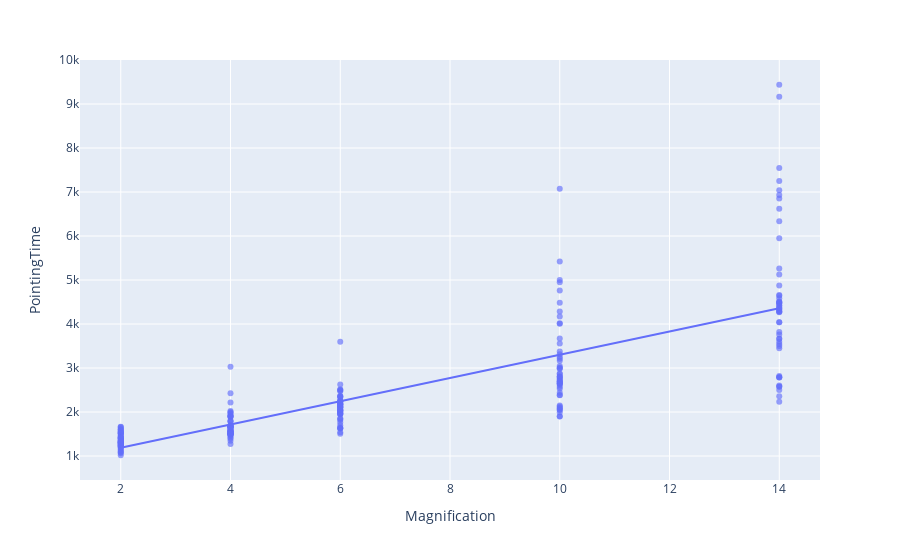

The cell this chart's notebook holds for it:
### Markdown cell above
After having aggregated our observations per ID x participant, we found a correlation between ID and PointingTime (r<sup>2</sup>(250) = 0.38, p < 0.001), with Magnification being a predictor of PointingTime with the following regression model: PointingTime = 657 + 264 x ID.

We use function <code>scatter</code> from <code>plotly</code> to display the relation between Magnification and PointingTime in the form of a scatterplot with the regression line on top.

### Code cell
fig = px.scatter(
    data_agg, x='Magnification', y='PointingTime', opacity=0.65,
    trendline='ols'
)
fig.show()

fig.write_image('images/linear_regression_PointingTime_Magnification.pdf')

### Figure 1 — Plotly figure (JSON) as saved in the notebook; plotly's stock layout.template omitted (floating-point values rounded to 4 significant figures; data arrays with more than 128 entries replaced by an {"elided": "..."} marker saying what was removed)
{"data": [{"hovertemplate": "Magnification=%{x}<br>PointingTime=%{y}<extra></extra>", "legendgroup": "", "marker": {"color": "#636efa", "opacity": 0.65, "symbol": "circle"}, "mode": "markers", "name": "", "orientation": "v", "showlegend": false, "type": "scatter", "x": {"elided": "250 int values"}, "xaxis": "x", "y": {"elided": "250 float values"}, "yaxis": "y"}, {"hovertemplate": "<b>OLS trendline</b><br>PointingTime = 264.39 * Magnification + 657.534<br>R<sup>2</sup>=0.613056<br><br>Magnification=%{x}<br>PointingTime=%{y} <b>(trend)</b><extra></extra>", "legendgroup": "", "marker": {"color": "#636efa", "symbol": "circle"}, "mode": "lines", "name": "", "showlegend": false, "type": "scatter", "x": {"elided": "250 int values"}, "xaxis": "x", "y": {"elided": "250 float values"}, "yaxis": "y"}], "layout": {"legend": {"tracegroupgap": 0}, "margin": {"t": 60}, "xaxis": {"anchor": "y", "domain": [0, 1], "title": {"text": "Magnification"}}, "yaxis": {"anchor": "x", "domain": [0, 1], "title": {"text": "PointingTime"}}}}
